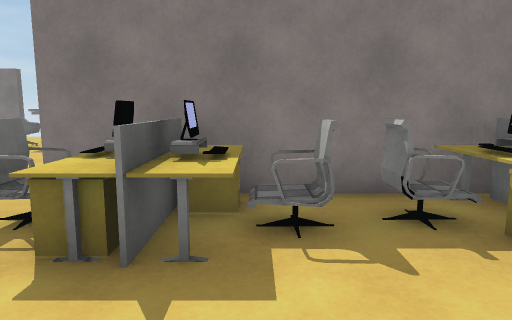
[1] (above)

16 first-person views from a walk through a Unity game level. The camera is 1.2 m above the floor, tilts 8° down and sees 70° across. The floor is counted in squares, 1 m on a side. Each view is taken from the middle of a square. On the plan, view 1 faces up. The plan holds only what a view shows up to about 15 squares ahead; the rest is blank. The player character is not drawn. Surface patterns are stand-ins for the level's own textures.

[2]
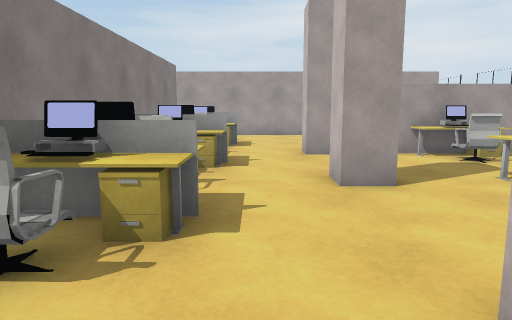

[3]
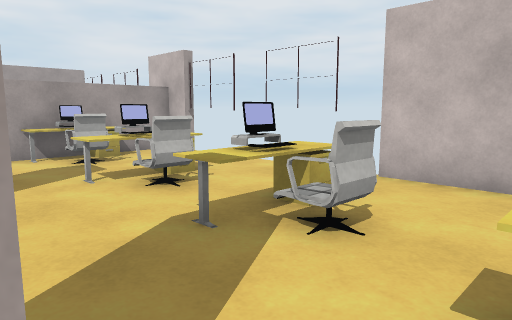

[4]
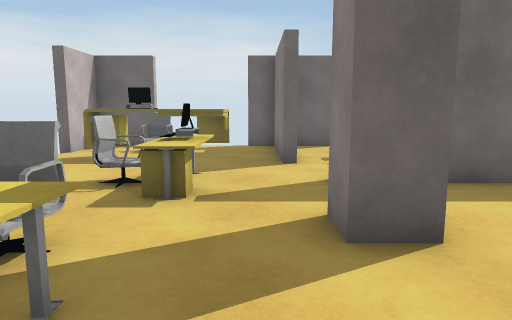

[5]
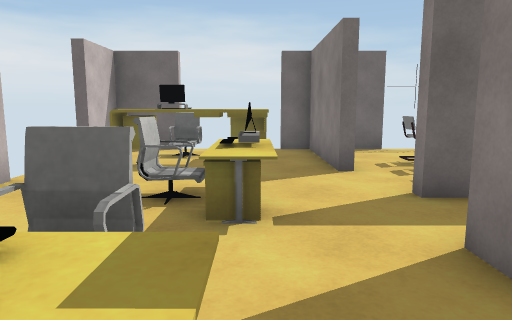

[6]
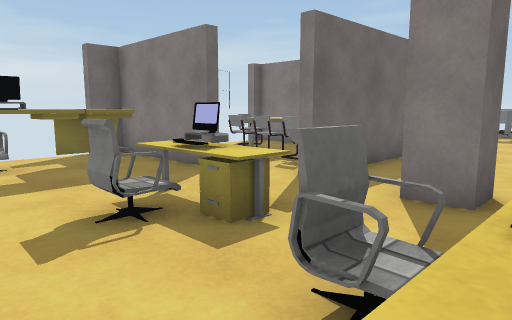

[7]
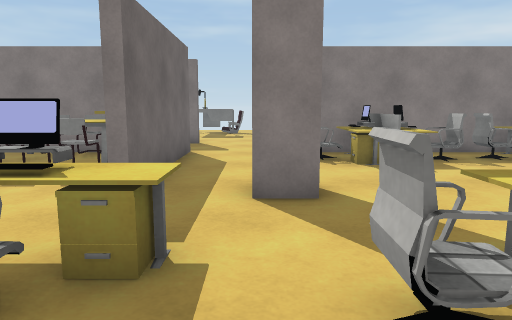

[8]
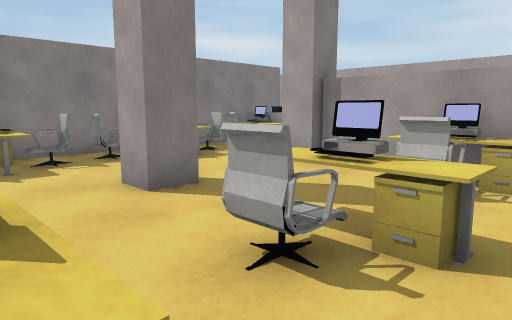

[9]
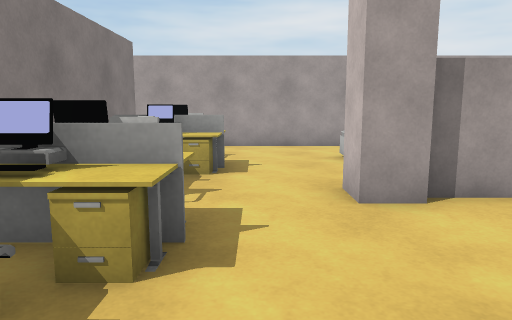

[10]
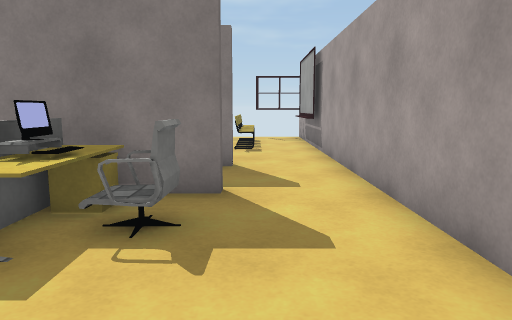

[11]
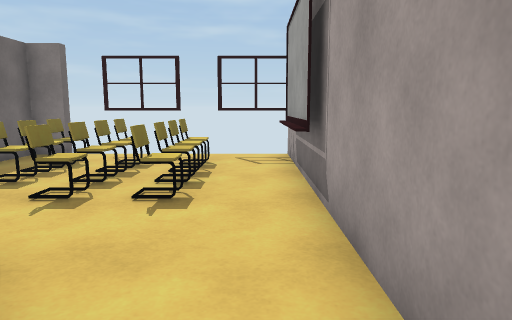

[12]
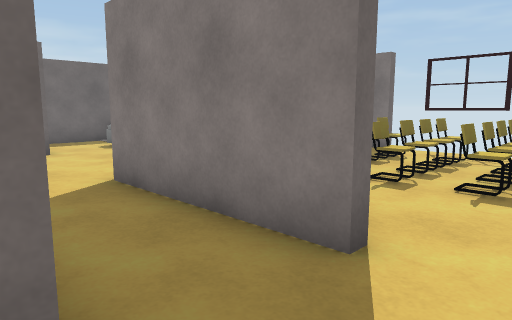

[13]
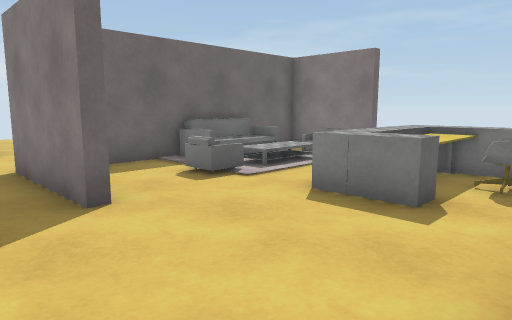

[14]
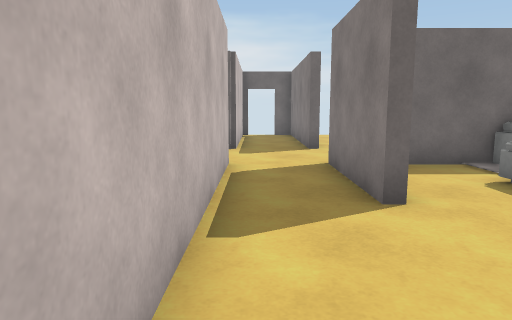

[15]
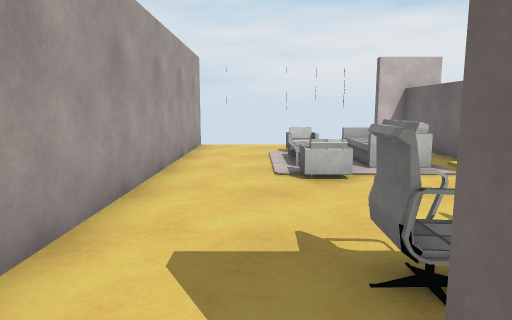

[16]
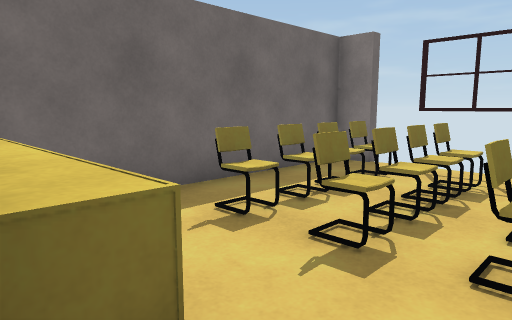

### Floor plan
Ten units are one square. View 1 is at (0, 0); x grows to the right and y downward. Boxes are objects, and circles mark ways between rooms. Rooms are numbered by the first view taken in them; rooms with no view inside come last. Other rooms are left out.
<svg viewBox="-125 -165 249 232">
<path fill="none" stroke="#000" d="M15 2 6 2 6 -7 15 -7M46 2 46 -7 55 -7M-31 -8 -31 2 -41 2M52 26 52 61 60 61M40 61 48 61 48 2M-40 61 -20 61M-80 0 -80 4 -118 4 -118 12M-58 -54 -58 -3 -62 -3M95 -55 95 -51 -30 -51M119 62 119 -54M-118 41 -118 61 -100 61M5 -80 5 -76 -30 -76M-30 -54 42 -54M-58 -80 -58 -76 -102 -76M0 -156 -28 -156 -28 -88M95 -76 50 -76M-101 -54 -58 -54M119 -54 119 -74M90 -87 61 -87M117 -106 117 -141M95 -80 95 -76M60 -156 52 -156 52 -88M119 -74 119 -156 110 -156M115 -108 115 -139M89 -88 89 -81M-81 -51 -118 -51M-118 -19 -118 -2"/>
<rect x="-115" y="15" width="30" height="40" fill="#bbb"><title>table</title></rect>
<rect x="-75" y="15" width="30" height="20" fill="#bbb"><title>other object</title></rect>
<rect x="-75" y="-25" width="10" height="20" fill="#bbb"><title>chair</title></rect>
<rect x="-35" y="15" width="20" height="30" fill="#bbb"><title>other object</title></rect>
<rect x="-35" y="-45" width="30" height="20" fill="#bbb"><title>other object</title></rect>
<rect x="-5" y="15" width="20" height="30" fill="#bbb"><title>other object</title></rect>
<rect x="-5" y="-45" width="20" height="20" fill="#bbb"><title>other object</title></rect>
<rect x="15" y="-45" width="20" height="20" fill="#bbb"><title>other object</title></rect>
<rect x="25" y="15" width="20" height="30" fill="#bbb"><title>other object</title></rect>
<rect x="35" y="-45" width="20" height="20" fill="#bbb"><title>other object</title></rect>
<rect x="55" y="-45" width="20" height="20" fill="#bbb"><title>other object</title></rect>
<rect x="65" y="-5" width="30" height="40" fill="#bbb"><title>other object</title></rect>
<rect x="75" y="-45" width="20" height="20" fill="#bbb"><title>other object</title></rect>
<rect x="-15" y="-105" width="10" height="10" fill="#bbb"><title>other object</title></rect>
<rect x="-15" y="-145" width="20" height="10" fill="#bbb"><title>other object</title></rect>
<rect x="15" y="-145" width="30" height="40" fill="#bbb"><title>other object</title></rect>
<rect x="65" y="-115" width="10" height="10" fill="#bbb"><title>chair</title></rect>
<rect x="65" y="-125" width="10" height="10" fill="#bbb"><title>chair</title></rect>
<rect x="65" y="-135" width="10" height="10" fill="#bbb"><title>chair</title></rect>
<rect x="65" y="-145" width="10" height="10" fill="#bbb"><title>chair</title></rect>
<rect x="75" y="-115" width="20" height="10" fill="#bbb"><title>chair</title></rect>
<rect x="75" y="-125" width="20" height="10" fill="#bbb"><title>chair</title></rect>
<rect x="75" y="-135" width="20" height="10" fill="#bbb"><title>chair</title></rect>
<rect x="75" y="-145" width="20" height="10" fill="#bbb"><title>chair</title></rect>
<rect x="95" y="-115" width="10" height="10" fill="#bbb"><title>chair</title></rect>
<rect x="95" y="-125" width="10" height="10" fill="#bbb"><title>chair</title></rect>
<rect x="95" y="-135" width="10" height="10" fill="#bbb"><title>chair</title></rect>
<rect x="95" y="-145" width="10" height="10" fill="#bbb"><title>chair</title></rect>
<rect x="-105" y="-35" width="10" height="10" fill="#bbb"><title>chair</title></rect>
<rect x="-95" y="-25" width="10" height="20" fill="#bbb"><title>chair</title></rect>
<rect x="-95" y="-35" width="20" height="10" fill="#bbb"><title>table</title></rect>
<rect x="-95" y="-45" width="10" height="10" fill="#bbb"><title>other object</title></rect>
<rect x="-85" y="-25" width="10" height="20" fill="#bbb"><title>chair</title></rect>
<rect x="-85" y="-45" width="10" height="10" fill="#bbb"><title>chair</title></rect>
<circle cx="-45" cy="-50" r="3" fill="#2a7"/>
<circle cx="105" cy="-50" r="3" fill="#2a7"/>
<circle cx="105" cy="-80" r="3" fill="#2a7"/>
<text x="10" y="10">1</text>
<text x="0" y="-90">2</text>
<text x="90" y="-120">3</text>
<text x="-90" y="-30">4</text>
</svg>
Room 1 opens to room 2. Room 2 opens to room 3.

Where each view was taken, in squares from view 1:
view 1: 0 up, 0 right, facing up
view 2: 2 up, 5 left, facing right
view 3: 0 up, 5 left, facing down-right
view 4: 1 down, 0 right, facing left
view 5: 2 down, 1 left, facing left
view 6: 5 down, 2 left, facing up-left
view 7: 5 down, 4 left, facing up
view 8: 5 down, 2 left, facing up-right
view 9: 2 up, 0 right, facing right
view 10: 0 up, 10 right, facing up
view 11: 6 up, 11 right, facing up
view 12: 5 up, 11 right, facing up-left
view 13: 6 up, 5 right, facing up-left
view 14: 6 up, 5 right, facing left
view 15: 6 up, 10 right, facing down
view 16: 8 up, 10 right, facing up-left
